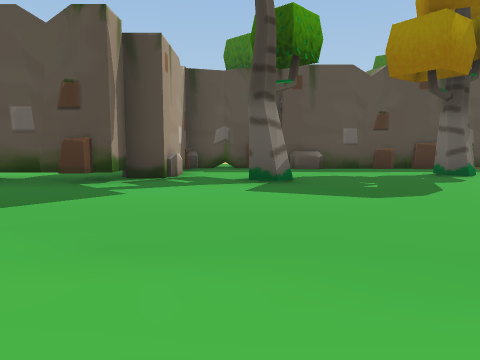
[1] (above)

16 first-person views from a walk through a 3-D level made in the Unity game engine. The camera is 1.2 m above the floor, tilts 6° down and sees 70° across. The floor is counted in squares, 2 m on a side. Each view is taken from the middle of a square. On the plan, view 1 faces up. The plan holds only what a view shows up to about 10 squares ahead; the rest is blank. The place goes on beyond the plan. The player character is not drawn. Some animated figures are left out.

[2]
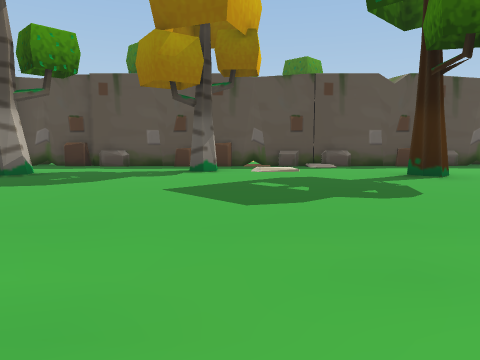

[3]
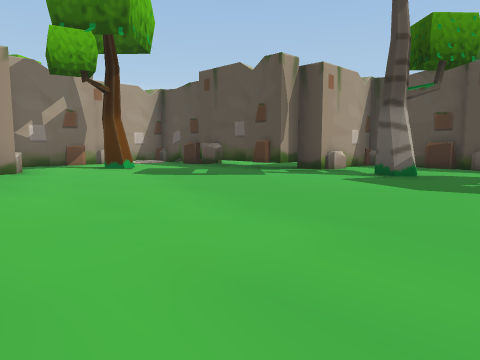

[4]
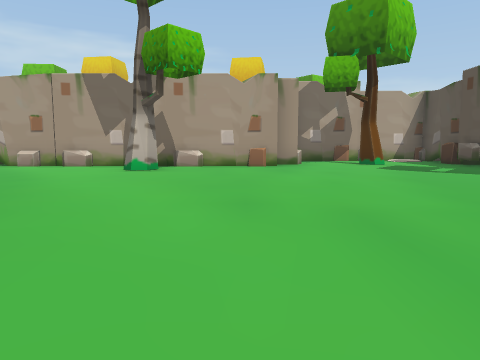

[5]
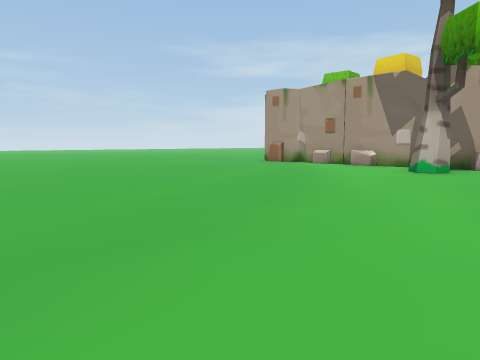

[6]
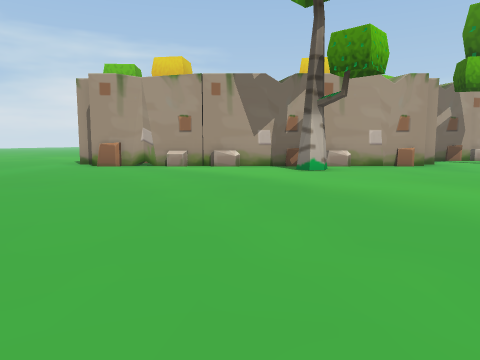

[7]
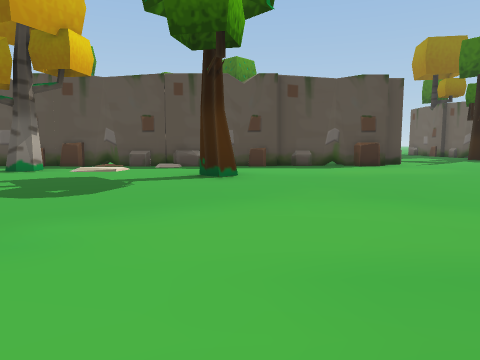

[8]
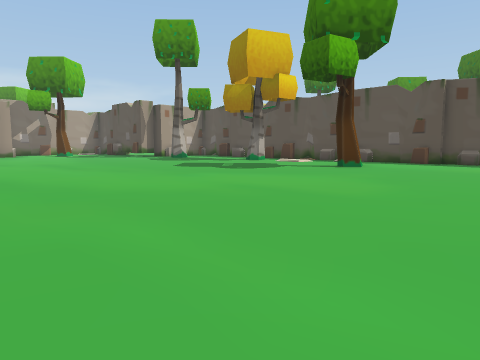

[9]
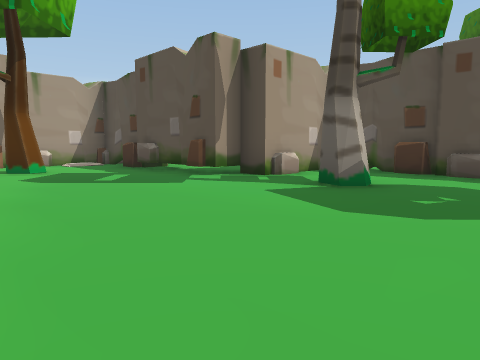

[10]
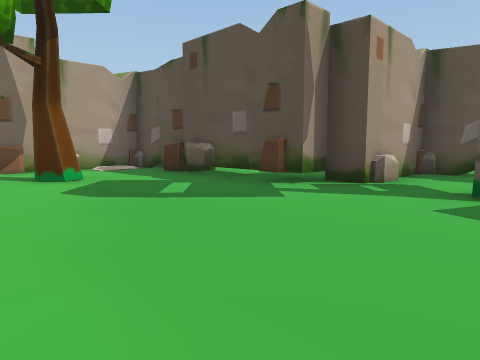

[11]
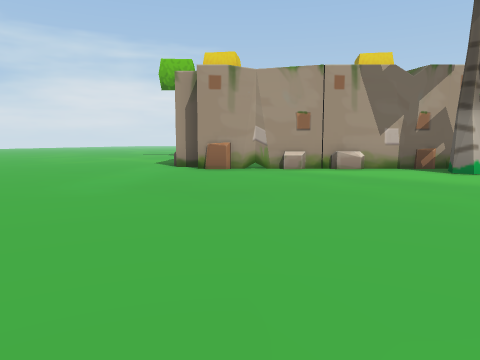

[12]
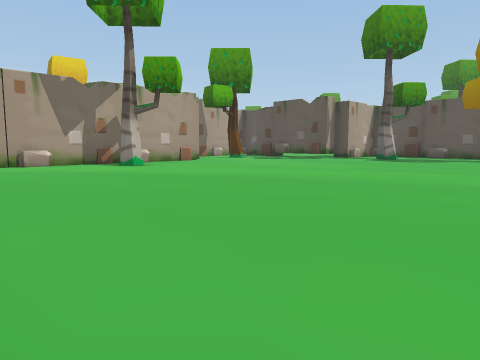

[13]
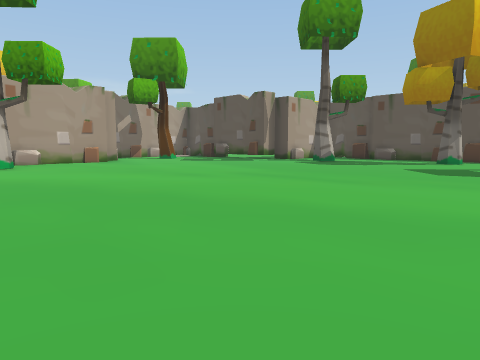

[14]
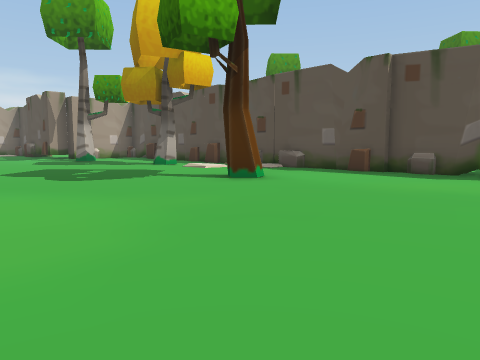

[15]
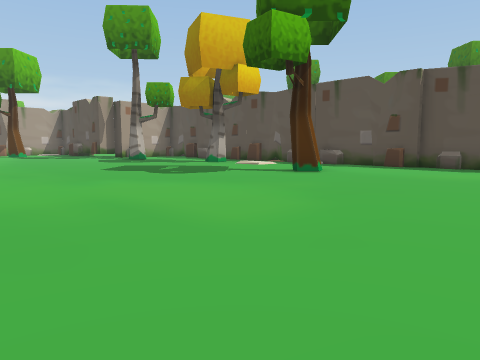

[16]
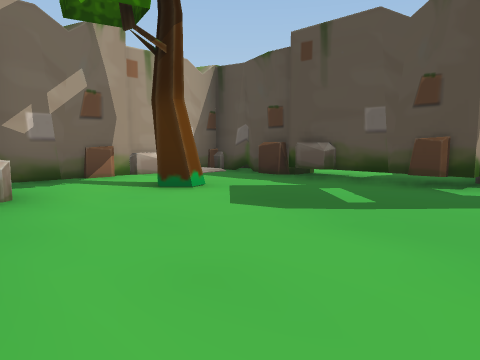

### Floor plan
Key: @ floor where view 1 was taken; # wall or solid block; x gap in a wall; . floor; / step, stairs or slope; T thing the floor can be seen under or through.
Columns run from 8 left of view 1 to 13 right of it. Each row starts with its distance up from view 1.
  9       ##### #### #####
  8       #...###.####....
  7    ...T...............
  6 ##TT  T.........#.....
  5 #/..TT................
  4 ##....................
  3  #.#..................
  2  #....................
  1  ##...................
  0   ##....@.............
 -1    ##.................
 -2     #.................
 -3     ##..........  ....
 -4     #...........
 -5    ##...........
 -6    #...........
 -7    #...........
 -8    #...........
 -9    #.........
-10   x.........

Positions as (right, up) in squares from view 1, and headings:
1: (0, 0), facing up
2: (5, -1), facing up
3: (3, -1), facing up-left
4: (5, -1), facing left
5: (5, -1), facing down-left
6: (5, -5), facing left
7: (9, -1), facing up
8: (13, -3), facing up-left
9: (3, 1), facing up-left
10: (1, 1), facing up-left
11: (4, -8), facing left
12: (6, -8), facing up-left
13: (7, -5), facing up-left
14: (13, 1), facing up-left
15: (13, -1), facing up-left
16: (-1, 0), facing up-left
